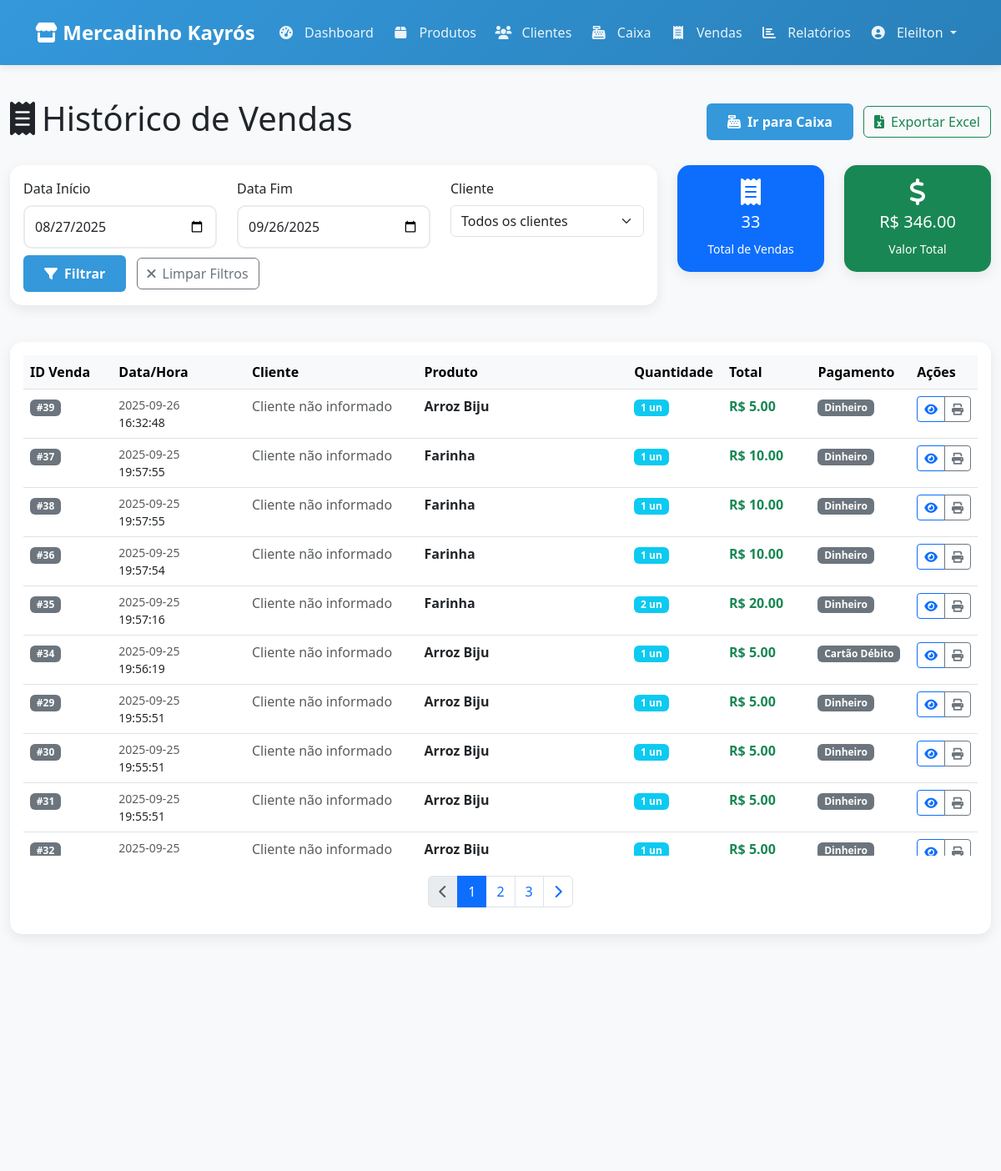
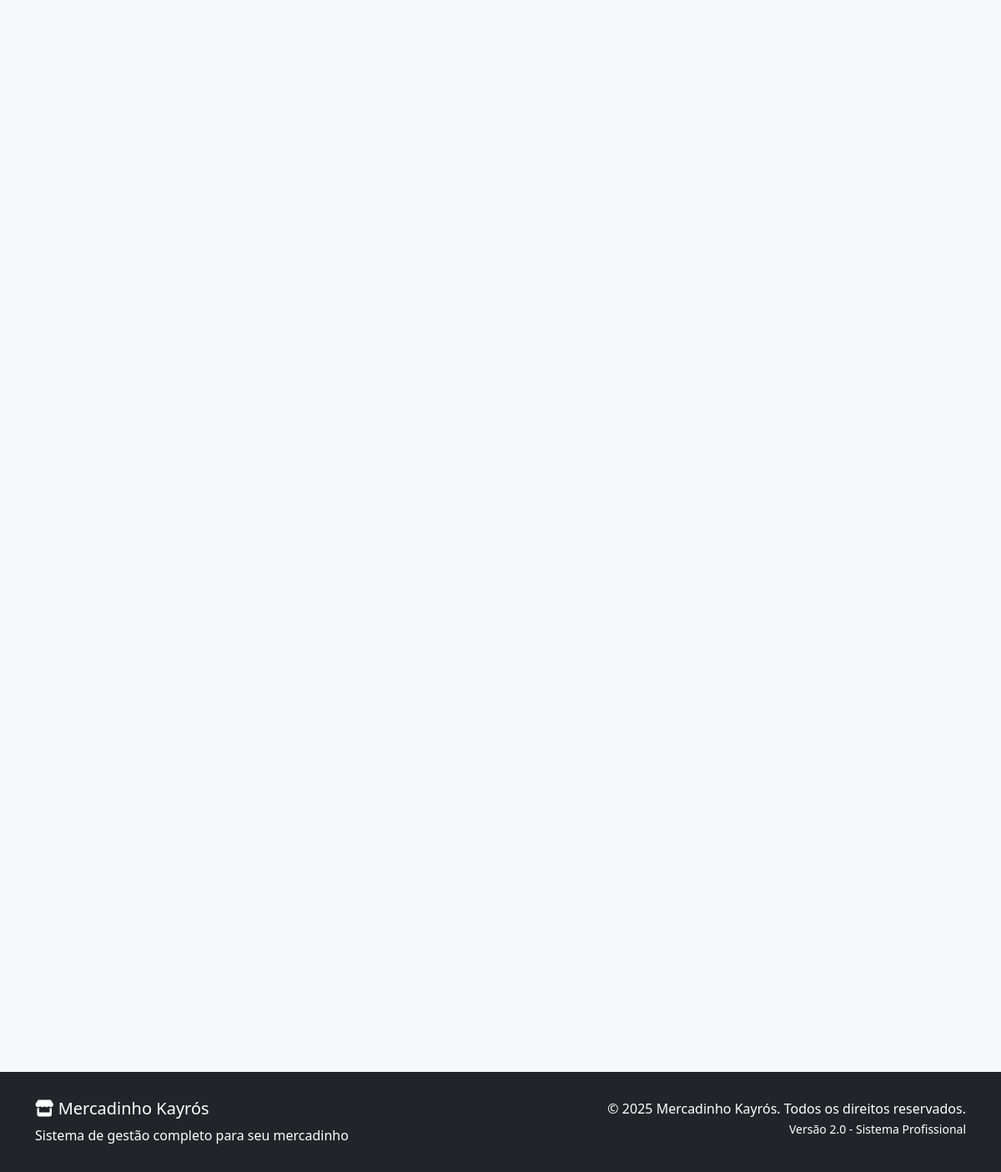
The page /vendas (signed in) on the database its author committed (2 pictures, top to bottom).
### tables this page shows
CREATE TABLE usuarios (
        id INTEGER PRIMARY KEY AUTOINCREMENT,
        username TEXT NOT NULL UNIQUE,
        password_hash TEXT NOT NULL
    );

CREATE TABLE itens_venda (
        id INTEGER PRIMARY KEY AUTOINCREMENT,
        venda_id INTEGER NOT NULL,
        produto_id INTEGER NOT NULL,
        quantidade INTEGER NOT NULL,
        preco_unitario REAL NOT NULL,
        FOREIGN KEY (venda_id) REFERENCES vendas (id),
        FOREIGN KEY (produto_id) REFERENCES produtos (id)
    );

CREATE TABLE vendas (
        id INTEGER PRIMARY KEY AUTOINCREMENT,
        cliente_id INTEGER,
        data_venda TEXT NOT NULL,
        total REAL NOT NULL, troco REAL, forma_pagamento TEXT, valor_pago REAL,
        FOREIGN KEY (cliente_id) REFERENCES clientes (id)
    );

CREATE TABLE produtos (
        id INTEGER PRIMARY KEY AUTOINCREMENT,
        nome TEXT NOT NULL,
        preco REAL NOT NULL,
        quantidade INTEGER NOT NULL,
        codigo_barras TEXT UNIQUE
    );

### app.py (the view)
@app.route('/vendas')
@login_required
def vendas():
    try:
        vendas_historico = db.get_relatorio_vendas_detalhado()
        return render_template('vendas.html', vendas=vendas_historico)
    except Exception as e:
        flash('Erro ao carregar histórico de vendas.', 'danger')
        return render_template('vendas.html', vendas=[])

### templates/vendas.html (shortened to what this page needs)
{% extends "base.html" %}
{% block content %}
<div class="container-fluid py-4">
    <div class="row mb-4">
        <div class="col-12">
            <div class="d-flex justify-content-between align-items-center">
                <h1><i class="fas fa-receipt me-2"></i>Histórico de Vendas</h1>
                <div>
                    <a href="{{ url_for('caixa') }}" class="btn btn-primary me-2">
                        <i class="fas fa-cash-register me-2"></i>Ir para Caixa
                    </a>
                    <button class="btn btn-outline-success" id="btn-exportar-excel">
                        <i class="fas fa-file-excel me-2"></i>Exportar Excel
                    </button>
                </div>
            </div>
        </div>
    </div>
    <div class="row mb-4">
        <div class="col-md-8">
            <div class="card">
                <div class="card-body">
                    <div class="row">
                        <div class="col-md-4">
                            <label for="data-inicio" class="form-label">Data Início</label>
                            <input type="date" class="form-control" id="data-inicio">
                        </div>
                        <div class="col-md-4">
                            <label for="data-fim" class="form-label">Data Fim</label>
                            <input type="date" class="form-control" id="data-fim">
                        </div>
                        <div class="col-md-4">
                            <label for="filtro-cliente" class="form-label">Cliente</label>
                            <select class="form-select" id="filtro-cliente">
                                <option value="">Todos os clientes</option>
                            </select>
                        </div>
                    </div>
                    <div class="row mt-2">
                        <div class="col-12">
                            <button class="btn btn-primary me-2" id="btn-filtrar">
                                <i class="fas fa-filter me-2"></i>Filtrar
                            </button>
                            <button class="btn btn-outline-secondary" id="btn-limpar-filtros">
                                <i class="fas fa-times me-2"></i>Limpar Filtros
                            </button>
                        </div>
                    </div>
                </div>
            </div>
        </div>
        <div class="col-md-4">
            <div class="row">
                <div class="col-6">
                    <div class="card bg-primary text-white">
                        <div class="card-body text-center py-3">
                            <i class="fas fa-receipt fa-2x mb-2"></i>
                            <h5>{{ vendas|length }}</h5>
                            <small>Total de Vendas</small>
                        </div>
                    </div>
                </div>
                <div class="col-6">
                    <div class="card bg-success text-white">
                        <div class="card-body text-center py-3">
                            <i class="fas fa-dollar-sign fa-2x mb-2"></i>
                            <h5>R$ {{ "%.2f"|format(vendas|sum(attribute='total') if vendas else 0) }}</h5>
                            <small>Valor Total</small>
                        </div>
                    </div>
                </div>
            </div>
        </div>
    </div>
    <div class="card">
        <div class="card-body">
            {% if vendas %}
            <div class="table-responsive">
                <table class="table table-hover" id="tabela-vendas">
                    <thead class="table-light">
                        <tr>
                            <th width="10%">ID Venda</th>
                            <th width="15%">Data/Hora</th>
                            <th width="20%">Cliente</th>
                            <th width="25%">Produto</th>
                            <th width="10%">Quantidade</th>
                            <th width="10%">Total</th>
                            <th width="10%">Pagamento</th>
                            <th width="10%">Ações</th>
                        </tr>
                    </thead>
                    <tbody>
                        {% for venda in vendas %}
                        <tr>
                            <td>
                                <span class="badge bg-secondary">#{{ venda.id }}</span>
                            </td>
                            <td>
                                <div class="d-flex flex-column">
                                    <small class="text-muted">{{ venda.data_venda.split(' ')[0] if venda.data_venda else 'N/A' }}</small>
                                    <small>{{ venda.data_venda.split(' ')[1] if venda.data_venda and ' ' in venda.data_venda else '' }}</small>
                                </div>
                            </td>
                            <td>
                                {% if venda.cliente_nome and venda.cliente_nome != 'N/A' %}
                                <div class="d-flex align-items-center">
                                    <i class="fas fa-user text-muted me-2"></i>
                                    <span>{{ venda.cliente_nome }}</span>
                                </div>
                                {% else %}
                                <span class="text-muted">Cliente não informado</span>
                                {% endif %}
                            </td>
                            <td>
                                <span class="fw-bold">{{ venda.produto_nome or 'N/A' }}</span>
                            </td>
                            <td>
                                <span class="badge bg-info">{{ venda.quantidade or 0 }} un</span>
                            </td>
                            <td>
                                <span class="fw-bold text-success">R$ {{ "%.2f"|format(venda.total or 0) }}</span>
                            </td>
                            <td>
                                <span class="badge bg-secondary">{{ venda.forma_pagamento or 'N/A' }}</span>
                            </td>
                            <td>
                                <div class="btn-group">
                                    <button class="btn btn-sm btn-outline-primary"
                                            data-bs-toggle="tooltip"
                                            title="Ver detalhes"
                                            onclick="verDetalhesVenda({{ venda.id }})">
                                        <i class="fas fa-eye"></i>
                                    </button>
                                    <button class="btn btn-sm btn-outline-secondary"
                                            data-bs-toggle="tooltip"
                                            title="Imprimir recibo"
                                            onclick="imprimirRecibo({{ venda.id }})">
                                        <i class="fas fa-print"></i>
                                    </button>
                                </div>
                            </td>
                        </tr>
                        {% endfor %}
                    </tbody>
                </table>
            </div>
            <nav aria-label="Navegação de vendas" class="mt-4">
                <ul class="pagination justify-content-center">
                    <li class="page-item disabled">
                        <a class="page-link" href="#" tabindex="-1">
                            <i class="fas fa-chevron-left"></i>
                        </a>
                    </li>
                    <li class="page-item active"><a class="page-link" href="#">1</a></li>
                    <li class="page-item"><a class="page-link" href="#">2</a></li>
                    <li class="page-item"><a class="page-link" href="#">3</a></li>
                    <li class="page-item">
                        <a class="page-link" href="#">
                            <i class="fas fa-chevron-right"></i>
                        </a>
                    </li>
                </ul>
            </nav>
            {% endif %}
        </div>
    </div>
</div>
{% endblock %}

### templates/base.html (shortened to what this page needs)
<!DOCTYPE html>
<html lang="pt-br">
<head>
    <link href="https://cdn.jsdelivr.net/npm/bootstrap@5.3.0/dist/css/bootstrap.min.css" rel="stylesheet">
    <link href="https://cdnjs.cloudflare.com/ajax/libs/font-awesome/6.0.0/css/all.min.css" rel="stylesheet">
</head>
<body>
    <nav class="navbar navbar-expand-lg navbar-dark">
        <div class="container">
            <a class="navbar-brand" href="{{ url_for('dashboard') }}">
                <i class="fas fa-store"></i> Mercadinho Kayrós
            </a>
            <div class="collapse navbar-collapse" id="navbarNav">
                <ul class="navbar-nav me-auto">
                    <li class="nav-item">
                        <a class="nav-link" href="{{ url_for('dashboard') }}">
                            <i class="fas fa-tachometer-alt"></i> Dashboard
                        </a>
                    </li>
                    <li class="nav-item">
                        <a class="nav-link" href="{{ url_for('produtos') }}">
                            <i class="fas fa-box"></i> Produtos
                        </a>
                    </li>
                    <li class="nav-item">
                        <a class="nav-link" href="{{ url_for('clientes') }}">
                            <i class="fas fa-users"></i> Clientes
                        </a>
                    </li>
                    <li class="nav-item">
                        <a class="nav-link" href="{{ url_for('caixa') }}">
                            <i class="fas fa-cash-register"></i> Caixa
                        </a>
                    </li>
                    <li class="nav-item">
                        <a class="nav-link" href="{{ url_for('vendas') }}">
                            <i class="fas fa-receipt"></i> Vendas
                        </a>
                    </li>
                    <li class="nav-item">
                        <a class="nav-link" href="{{ url_for('relatorios') }}">
                            <i class="fas fa-chart-bar"></i> Relatórios
                        </a>
                    </li>
                </ul>
                <ul class="navbar-nav">
                    {% if current_user.is_authenticated %}
                    <li class="nav-item dropdown">
                        <a class="nav-link dropdown-toggle" href="#" id="navbarDropdown" role="button" data-bs-toggle="dropdown">
                            <i class="fas fa-user-circle"></i> {{ current_user.username }}
                        </a>
                    </li>
                    {% else %}
                    <li class="nav-item">
                        <a class="nav-link" href="{{ url_for('login') }}">
                            <i class="fas fa-sign-in-alt"></i> Login
                        </a>
                    </li>
                    {% endif %}
                </ul>
            </div>
        </div>
    </nav>
    <main>
        {% block content %}{% endblock %}
    </main>
    <footer class="bg-dark text-white mt-5">
        <div class="container">
            <div class="row">
                <div class="col-md-6">
                    <h5><i class="fas fa-store"></i> Mercadinho Kayrós</h5>
                    <p class="mb-0">Sistema de gestão completo para seu mercadinho</p>
                </div>
                <div class="col-md-6 text-md-end">
                    <p class="mb-0">&copy; {{ current_year }} Mercadinho Kayrós. Todos os direitos reservados.</p>
                    <small>Versão 2.0 - Sistema Profissional</small>
                </div>
            </div>
        </div>
    </footer>
</body>
</html>

### rows shown on the page
usuarios: username "Eleilton"
itens_venda: id "39", data_venda "2025-09-26", data_venda "16:32:48", nome "Arroz Biju", quantidade "1", forma_pagamento "Dinheiro"
vendas: total "5.00"
itens_venda: id "37", data_venda "2025-09-25", data_venda "19:57:55", nome "Farinha", quantidade "1", forma_pagamento "Dinheiro"
vendas: total "10.00"
itens_venda: id "38", data_venda "2025-09-25", data_venda "19:57:55", nome "Farinha", quantidade "1", forma_pagamento "Dinheiro"
vendas: total "10.00"
itens_venda: id "36", data_venda "2025-09-25", data_venda "19:57:54", nome "Farinha", quantidade "1", forma_pagamento "Dinheiro"
vendas: total "10.00"
itens_venda: id "35", data_venda "2025-09-25", data_venda "19:57:16", nome "Farinha", quantidade "2", forma_pagamento "Dinheiro"
vendas: total "20.00"
itens_venda: id "34", data_venda "2025-09-25", data_venda "19:56:19", nome "Arroz Biju", quantidade "1", forma_pagamento "Cartão Débito"
vendas: total "5.00"
itens_venda: id "29", data_venda "2025-09-25", data_venda "19:55:51", nome "Arroz Biju", quantidade "1", forma_pagamento "Dinheiro"
vendas: total "5.00"
itens_venda: id "30", data_venda "2025-09-25", data_venda "19:55:51", nome "Arroz Biju", quantidade "1", forma_pagamento "Dinheiro"
vendas: total "5.00"
itens_venda: id "31", data_venda "2025-09-25", data_venda "19:55:51", nome "Arroz Biju", quantidade "1", forma_pagamento "Dinheiro"
vendas: total "5.00"
itens_venda: id "32", data_venda "2025-09-25", nome "Arroz Biju", quantidade "1", forma_pagamento "Dinheiro"
vendas: total "5.00"

### other values the page prints
{{ vendas|length }} "33"
{{ "%.2f"|format(vendas|sum(attribute='total') if vendas else 0) }} "346.00"
